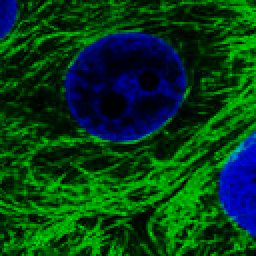
#> input picture simulations/train_img/0000301.png, 128 x 128 px, found by its file name (shown 2 times larger); its folder holds only this picture in this run
$ jupyter execute create_pix2pix_data.ipynb
#> lines starting #> are read from the running program, lines starting #| are printed output that depends on the picture
[cell 1]
## some pathes need to be modified

import matplotlib.pyplot as plt

[cell 2]
import os

[cell 3]
path_experiment = './simulations/pix2pix_train/'
os.system('mkdir ' + path_experiment)
os.system('mkdir ' + path_experiment + 'A')
os.system('mkdir ' + path_experiment + 'B')
os.system('mkdir ' + path_experiment + 'A/train')
os.system('mkdir ' + path_experiment + 'B/train')

[cell 4]
from skimage import transform as skt
from skimage import filters as skf
import cv2
from skimage.io import imread
import numpy as np

train_fns = os.listdir('./simulations/train_img/')

for f in train_fns:
    img = imread('./simulations/train_img/%s' % f).astype('float')

    ## resize/blur/add noise
    img = skt.resize(img, (84, 84), anti_aliasing=True)
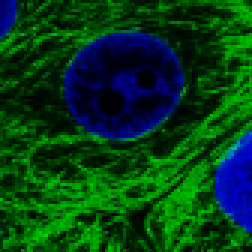
#> img: shape (84, 84, 3) float64 (shown 3 times larger); mean R, G, B 0, 61.9, 19.8

    imgn = skf.gaussian(img[:, :, 1], sigma = 1.0)
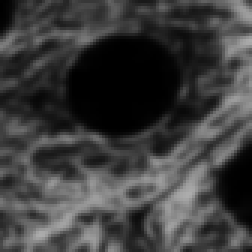
#> imgn: shape (84, 84) float64 (shown 3 times larger); min 0, max 173, mean 61.9
    imgn = imgn + 3.0 * np.random.randn(*imgn.shape)
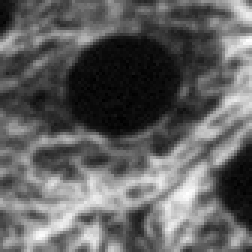
#> imgn: shape (84, 84) float64 (shown 3 times larger); min -7.11, max 174.3, mean 61.8; drawn with min black and max white
    imgn = skt.resize(imgn, (128, 128), anti_aliasing=True)
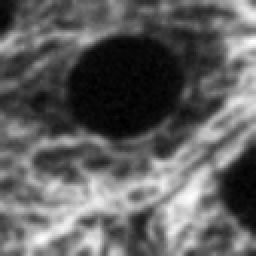
#> imgn: shape (128, 128) float64 (shown 2 times larger); min -5.42, max 173, mean 61.8; drawn with min black and max white

    imgn = np.maximum(np.minimum(np.round(imgn), 255), 0).astype(np.uint8)


    cv2.imwrite(path_experiment + 'A/train/%s' % f, imgn)

for f in train_fns:
    img = imread('./simulations/train_img/%s' % f)
#> img is the input picture: shape (128, 128, 3); mean R, G, B 0, 61.8, 19.8
    img = img[:, :, 1] ## tubulin only
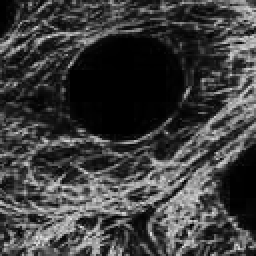
#> img: shape (128, 128) (shown 2 times larger); min 0, max 230, mean 61.8
    cv2.imwrite(path_experiment + 'B/train/%s' % f, img)

[cell 5]
for f in train_fns[:100:10]:
    imgA = imread(path_experiment + 'A/train/%s' % f)
    imgB = imread(path_experiment + 'B/train/%s' % f)
    fig, axes = plt.subplots(1, 2, figsize = (6, 3))
    ax = axes[0]
    ax.imshow(imgA)
    ax.set_xticks([])
    ax.set_yticks([])

    ax = axes[1]
    ax.imshow(imgB)
    ax.set_xticks([])
    ax.set_yticks([])

    plt.show()

$ run again, on simulations/train_img/0001458.png
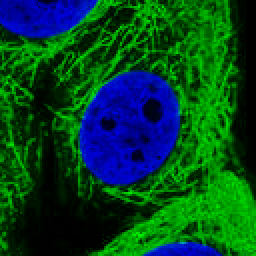
#> input picture simulations/train_img/0001458.png, 128 x 128 px, found by its file name (shown 2 times larger)
#> `imgn = skt.resize(imgn, (128, 128), anti_aliasing=True)`:
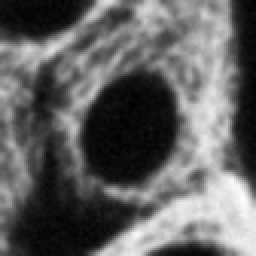
#> imgn: shape (128, 128) float64 (shown 2 times larger); min -6.47, max 187.7, mean 68; drawn with min black and max white
#> img is the input picture: shape (128, 128, 3); mean R, G, B 0, 68.1, 32.2
#> `img = img[:, :, 1]`:
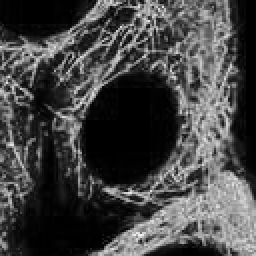
#> img: shape (128, 128) (shown 2 times larger); min 0, max 244, mean 68.1

$ run again, on simulations/train_img/0001482.png
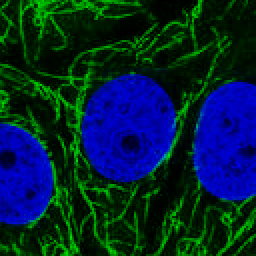
#> input picture simulations/train_img/0001482.png, 128 x 128 px, found by its file name (shown 2 times larger)
#> `imgn = skt.resize(imgn, (128, 128), anti_aliasing=True)`:
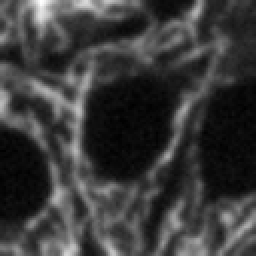
#> imgn: shape (128, 128) float64 (shown 2 times larger); min -6.09, max 167.1, mean 33.8; drawn with min black and max white
#> img is the input picture: shape (128, 128, 3); mean R, G, B 0, 33.9, 49.5
#> `img = img[:, :, 1]`:
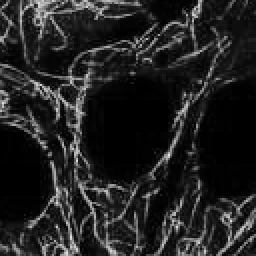
#> img: shape (128, 128) (shown 2 times larger); min 0, max 232, mean 33.9

$ run again, on simulations/train_img/0001495.png
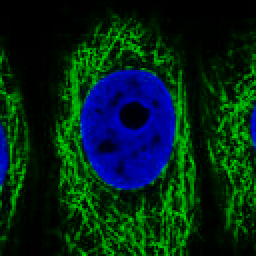
#> input picture simulations/train_img/0001495.png, 128 x 128 px, found by its file name (shown 2 times larger)
#> `imgn = skt.resize(imgn, (128, 128), anti_aliasing=True)`:
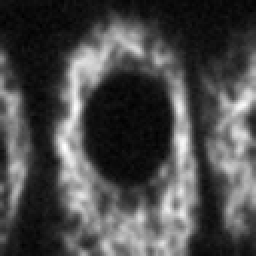
#> imgn: shape (128, 128) float64 (shown 2 times larger); min -7, max 144.3, mean 37; drawn with min black and max white
#> img is the input picture: shape (128, 128, 3); mean R, G, B 0, 37, 21.8
#> `img = img[:, :, 1]`:
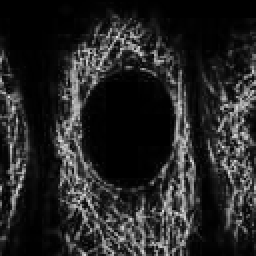
#> img: shape (128, 128) (shown 2 times larger); min 0, max 235, mean 37
